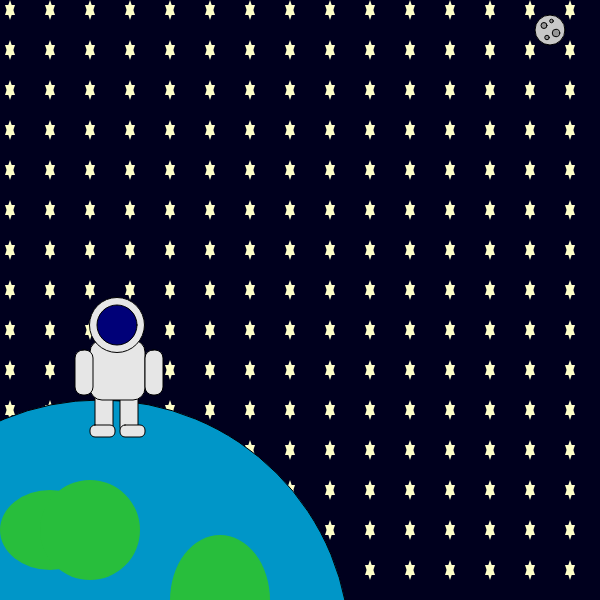
Frame 1 (no input)
Frame 60 (no input): identical to frame 1, image omitted
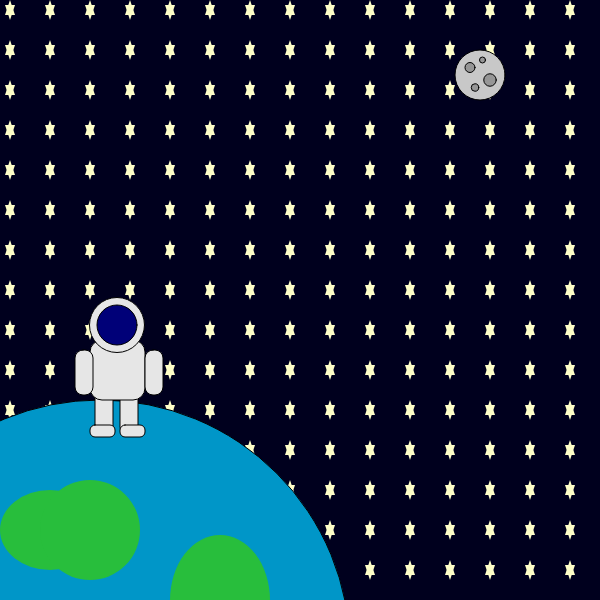
Frame 120 (the mouse pressed at the canvas centre since frame 60)

The p5.js sketch that drew these frames (run headless with seeded random() and noise() and a simulated clock; from frame 60 on, the mouse is pressed at the canvas centre):

// p5.js sketch
// ── sketch.js

// Creating Space with Moon and Stars using Loops


let moonX = 550;
let moonY = 30;
let moonSize = 30;
let clicks = 0;


function setup() {
  createCanvas(600, 600);
}

function draw() {
  background(0,0,30);
  push();
  drawStars();
  pop();
  // Earth Water
  fill(0,150,200);
  circle(100,650,500)
  push();
  // Used to make the grass on earth
  fill(40,190,60);
  strokeWeight(0);
  ellipse(50,530,100,80);
  ellipse(90,530,100,100);
  ellipse(220,600,100,130);
  pop();
  // Used to make the astronaut
  fill(230,230,230);
  rect(95,390,18,45,8);
  rect(120,390,18,45,8);
  rect(90,425,25,12,5);
  rect(120,425,25,12,5);
  rect(90,340,55,60,12);
  rect(75,350,18,45,8);
  rect(145,350,18,45,8);
  circle(117, 325, 55);
  fill (0,0,120);
  circle(117, 325, 40);
  // Used to make the moon all controlled in mousepressed
  fill(200,200,200);
  circle(moonX, moonY, moonSize);
  fill(150,150,150);
  circle(moonX-moonSize*0.2,moonY-moonSize*0.15,moonSize*0.2);
  circle(moonX+moonSize*0.2,moonY+moonSize*0.1,moonSize*0.25);
  circle(moonX-moonSize*0.1,moonY+moonSize*0.25,moonSize*0.15);
  circle(moonX+moonSize*0.05,moonY-moonSize*0.3,moonSize*0.12);
}

function drawStars() {
  fill(255, 255, 200);
  noStroke();
  let y = 10;
  while (y < 600) {
    let x = 10;
    while (x < 600) {
      triangle(x,y-10,x-5,y+5,x+5,y+5);
      triangle(x,y+10,x-5,y-5,x+5,y-5);

      x = x + 40;
    }

    y = y + 40;
  }
}

function mousePressed() {
  clicks++;
  if (clicks <= 5) {
    for (let i = 1; i <= 5; i++) {
      if (clicks == i) {
        moonSize = 30 + i * 20;
        moonX = 550 - i * 70;
        moonY = 30 + i * 45;
      }
    }
  } else {
    clicks = 0;
    moonSize = 30;
    moonX = 550;
    moonY = 30;
  }
}
